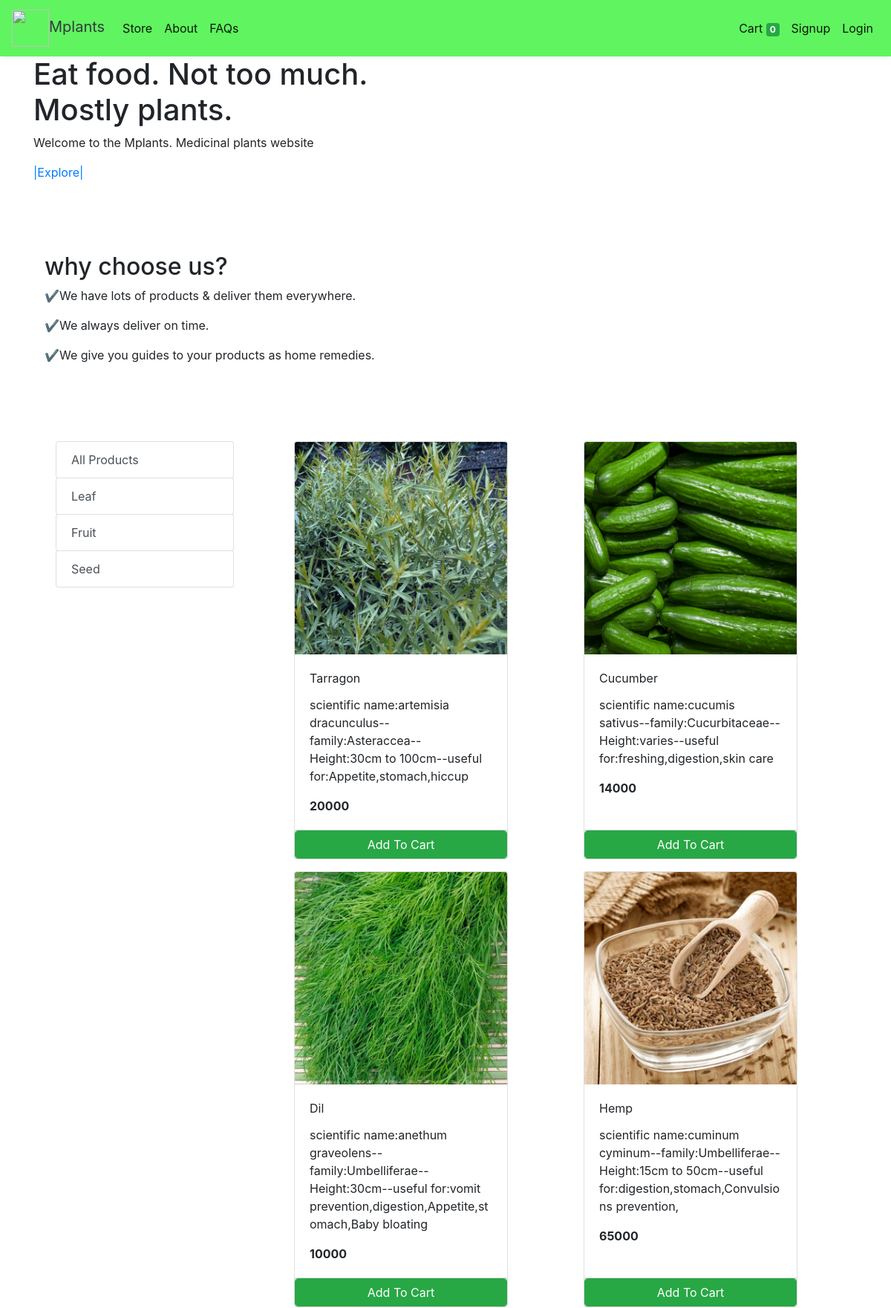
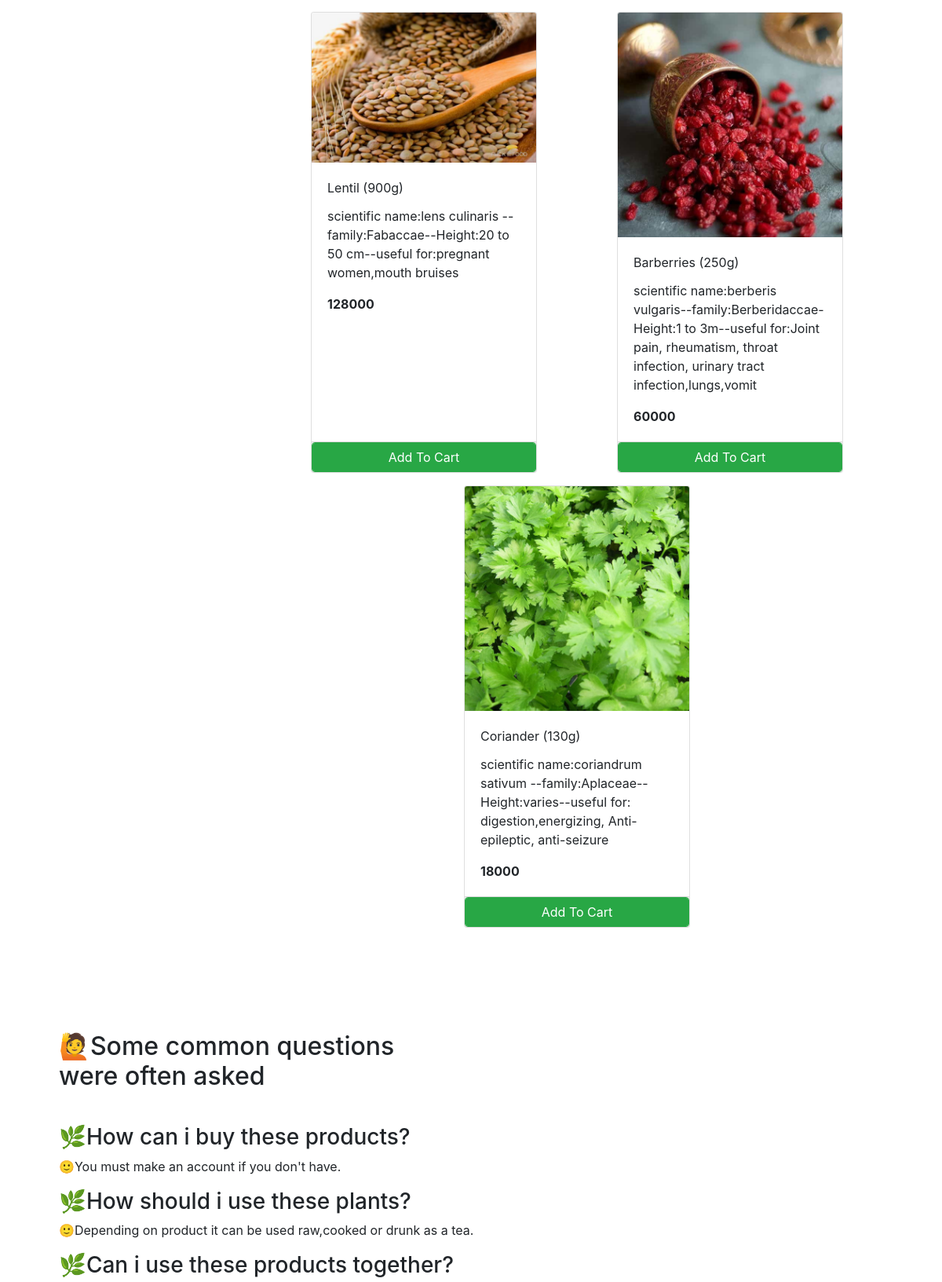
The app's page /store (upper part) with its own data (2 pictures, top to bottom).
### store/models/category.py (models this page shows, shortened)
class Category(models.Model):
    name= models.CharField(max_length=50)
    @staticmethod
    def get_all_categories():
        return Category.objects.all()

### store/models/product.py (models this page shows, shortened)
class Products(models.Model):
    name = models.CharField(max_length=60)
    price = models.IntegerField(default=0)
    category = models.ForeignKey(Category, on_delete=models.CASCADE, default=1)
    description = models.CharField(max_length=250)
    image = models.ImageField(upload_to='uploads/products/')
    @staticmethod
    def get_all_products():
        return Products.objects.all()

### store/views/home.py (the view)
# urls.py: path('' , include('store.urls'))
def store(request):
    cart = request.session.get('cart')
    if not cart:
        request.session['cart'] = {}
    products = None
    categories = Category.get_all_categories()
    categoryID = request.GET.get('category')
    if categoryID:
        products = Products.get_all_products_by_categoryid(categoryID)
    else:
        products = Products.get_all_products();
    data = {}
    data['products'] = products
    data['categories'] = categories
    print('you are : ', request.session.get('email'))
    return render(request, 'index.html', data)

### store/templatetags/cart.py (called while the page is built)
@register.filter (name='is_in_cart')
def is_in_cart(product, cart):
    keys = cart.keys ()
    for id in keys:
        if int (id) == product.id:
            return True
    return False;

### store/templates/index.html (shortened to what this page needs)
{% extends 'base.html' %} {% block content %} {% load cart %}
<div class="home__container container grid">
  <div class="home__data">
    <h1 class="home__title">
      Eat food. Not too much.<br />
      Mostly plants.
    </h1>
    <p class="home__description">
      Welcome to the Mplants. Medicinal plants website
    </p>
    <a href="#about" class="button button--flex">
      |Explore|
    </a>
  </div>
  <br />
  <br />
  <br />
  <br />
  <section class="about section container" id="about">
    <div class="about__container grid">
      <div class="about__data">
        <h2 class="section__title about__title">why choose us?</h2>
        <p class="about__description">
          ✔️We have lots of products & deliver them everywhere.
        </p>
        <div class="about__details">
          <p class="about__details-description">
            ✔️We always deliver on time.
          </p>
          <p class="about__details-description">
            ✔️We give you guides to your products as home remedies.
          </p>
          <br />
          <br />
          <br />
          <div class="container-fluid mt-3">
            <div class="row">
              <div class="col-lg-3 mx-auto">
                <div class="list-group">
                  <a
                    href="/"
                    class="list-group-item list-group-item-action btn btn-outline-success"
                    >All Products</a
                  >
                  {% for category in categories %}
                  <a
                    href="/?category={{category.id}}"
                    class="list-group-item list-group-item-action btn btn-outline-success"
                    >{{category.name}}</a
                  >
                  {% endfor %}
                </div>
              </div>
              <div id="products" class="col-lg-9 mx-auto">
                <div class="row mx-auto">
                  {% for product in products %}
                  <div
                    class="card mx-auto mb-3"
                    id="{{product.id}}"
                    style="width: 18rem"
                  >
                    <img
                      class="card-img-top"
                      src="{{product.image.url}}"
                      alt="Card image cap"
                    />
                    <div class="card-body">
                      <p class="card-title">{{product.name}}</p>
                      <p class="card-text">{{product.description}}</p>
                      <p class="card-text"><b>{{product.price}}</b></p>
                    </div>
                    <div class="card-footer p-0 no-gutters">
                      {% if product|is_in_cart:request.session.cart %}
                      <div class="row no-gutters">
                        <form
                          action="/#{{product.id}}"
                          class="col-2"
                          method="post"
                        >
                          {% csrf_token %}
                          <input
                            hidden
                            type="text"
                            name="product"
                            value="{{product.id}}"
                          />
                          <input
                            hidden
                            type="text"
                            name="remove"
                            value="True"
                          />
                          <input
                            type="submit"
                            value=" - "
                            class="btn btn-block btn-success border-right"
                          />
                        </form>
                        <div class="text-center col btn btn-success">
                          {{product|cart_quantity:request.session.cart}} in Cart
                        </div>
                        <form
                          action="/#{{product.id}}"
                          class="col-2"
                          method="post"
                        >
                          {% csrf_token %}
                          <input
                            hidden
                            type="text"
                            name="product"
                            value="{{product.id}}"
                          />
                          <input
                            type="submit"
                            value=" + "
                            class="btn btn-block btn-success border-left"
                          />
                        </form>
                      </div>
                      {% else %}
                      <form
                        action="/#{{product.id}}"
                        method="POST"
                        class="btn-block"
                      >
                        <input
                          type="submit"
                          class="float-right btn btn-success form-control"
                          value="Add To Cart"
                        />
                      </form>
                      {% endif %}
                    </div>
                  </div>
                  {% endfor %}
                </div>
              </div>
            </div>
          </div>
          {% endblock %}

### store/templates/base.html (shortened to what this page needs)
<!DOCTYPE html>
<html lang="en">
  <head>
    <link
      rel="stylesheet"
      href="https://maxcdn.bootstrapcdn.com/bootstrap/4.0.0/css/bootstrap.min.css"
    />
  </head>
  <body>
    <nav
      class="one-edge-shadow navbar navbar-light sticky-top navbar navbar-expand-lg text-white"
    >
      <a class="navbar-brand ms-3 text-dark" href="/">
        <link
          rel="stylesheet"
          href="https://use.fontawesome.com/releases/v5.7.0/css/all.css"
        />
        <img
          src="https://www.freepnglogos.com/uploads/shopping-cart-png/shopping-cart-green-isolated-photo-pixabay-1.png"
          style="width:50px;height:50px;color:text-light;"
        />Mplants</a
      >
      <div class="collapse navbar-collapse" id="navbarSupportedContent">
        <ul class="navbar-nav mr-auto">
          <li class="nav-item active">
            <a class="nav-link" href="/store"
              >Store <span class="sr-only">(current)</span></a
            >
          </li>
        </ul>
      <div class="collapse navbar-collapse" id="navbarSupportedContent">
        <ul class="navbar-nav mr-auto">
      <li class="nav-item active">
        <a class="nav-link" href="/"
          >About <span class="sr-only">(current)</span></a
        >
      </ul>
      <div class="collapse navbar-collapse" id="navbarSupportedContent">
        <ul class="navbar-nav mr-auto">
      <li class="nav-item active">
        <a class="nav-link" href="/"
          >FAQs <span class="sr-only">(current)</span></a
        >
      </li>
    </ul>
        <ul class="navbar-nav my-2 my-lg-0">
          <li class="nav-item active">
            <a class="nav-link" href="/cart"
              >Cart
              <span class="badge badge-success"
                >{{request.session.cart.keys|length}}</span
              >
              <span class="sr-only">(current)</span></a
            >
          </li>
          {% if request.session.customer %}
          <li class="nav-item active">
            <a class="nav-link" href="/orders"
              >Orders<span class="sr-only">(current)</span></a
            >
          </li>
          <li class="nav-item active">
            <a class="nav-link" href="/logout"
              >Logout<span class="sr-only">(current)</span></a
            >
          </li>
          {% else %}
          <li class="nav-item active">
            <a class="nav-link" href="/signup"
              >Signup<span class="sr-only">(current)</span></a
            >
          </li>
          <li class="nav-item active">
            <a class="nav-link" href="/login"
              >Login<span class="sr-only">(current)</span></a
            >
          </li>
          {% endif %}
        </ul>
      </div>
    </nav>
    {% block content %}{% endblock %}
  </body>
</html>
<section class="questions section" id="navbarSupportedContent">
  <h2 class="section__title-center questions__title container">
    <br />
    <br />
    <br />
    🙋Some common questions <br />
    were often asked
  </h2>
  <div class="questions__container container grid">
    <div class="questions__group">
      <div class="questions__item">
        <header class="questions__header">
          <h3 class="questions__item-title">
            <br />
            🌿How can i buy these products?
          </h3>
        </header>
        <div class="questions__content">
          <p class="questions__description">
            🙂You must make an account if you don't have.
          </p>
        </div>
      </div>
      <div class="questions__item">
        <header class="questions__header">
          <h3 class="questions__item-title">
            🌿How should i use these plants?
          </h3>
        </header>
        <div class="questions__content">
          <p class="questions__description">
            🙂Depending on product it can be used raw,cooked or drunk as a tea.
          </p>
        </div>
      </div>
      <div class="questions__item">
        <header class="questions__header">
          <h3 class="questions__item-title">
            🌿Can i use these products together?
          </h3>
        </header>
      </div>
    </div>
  </div>
</section>

### store/templates/base.html (style rules this page uses)
nav { background-color: rgb(96, 244, 96); }
.one-edge-shadow { box-shadow: 0 8px 2px -5px rgb(246, 245, 245); }

### records on screen
Category: name "Leaf"
Category: name "Fruit"
Category: name "Seed"
Products: image (picture), name "Tarragon", description "scientific name:artemisia dracunculus--family:Asteraccea--Height:30cm to 100cm--useful for:Appetite,stomach,hiccup", price "20000"
Products: image (picture), name "Cucumber", description "scientific name:cucumis sativus--family:Cucurbitaceae--Height:varies--useful for:freshing,digestion,skin care", price "14000"
Products: image (picture), name "Dil", description "scientific name:anethum graveolens--family:Umbelliferae--Height:30cm--useful for:vomit prevention,digestion,Appetite,stomach,Baby bloating", price "10000"
Products: image (picture), name "Hemp", description "scientific name:cuminum cyminum--family:Umbelliferae--Height:15cm to 50cm--useful for:digestion,stomach,Convulsions prevention,", price "65000"
Products: image (picture), name "Lentil (900g)", description "scientific name:lens culinaris --family:Fabaccae--Height:20 to 50 cm--useful for:pregnant women,mouth bruises", price "128000"
Products: image (picture), name "Barberries (250g)", description "scientific name:berberis vulgaris--family:Berberidaccae-Height:1 to 3m--useful for:Joint pain, rheumatism, throat infection, urinary tract infection,lungs,vomit", price "60000"
Products: image (picture), name "Coriander (130g)", description "scientific name:coriandrum sativum --family:Aplaceae--Height:varies--useful for: digestion,energizing, Anti-epileptic, anti-seizure", price "18000"

### other values on screen
{{ request.session.cart.keys|length }} "0"
